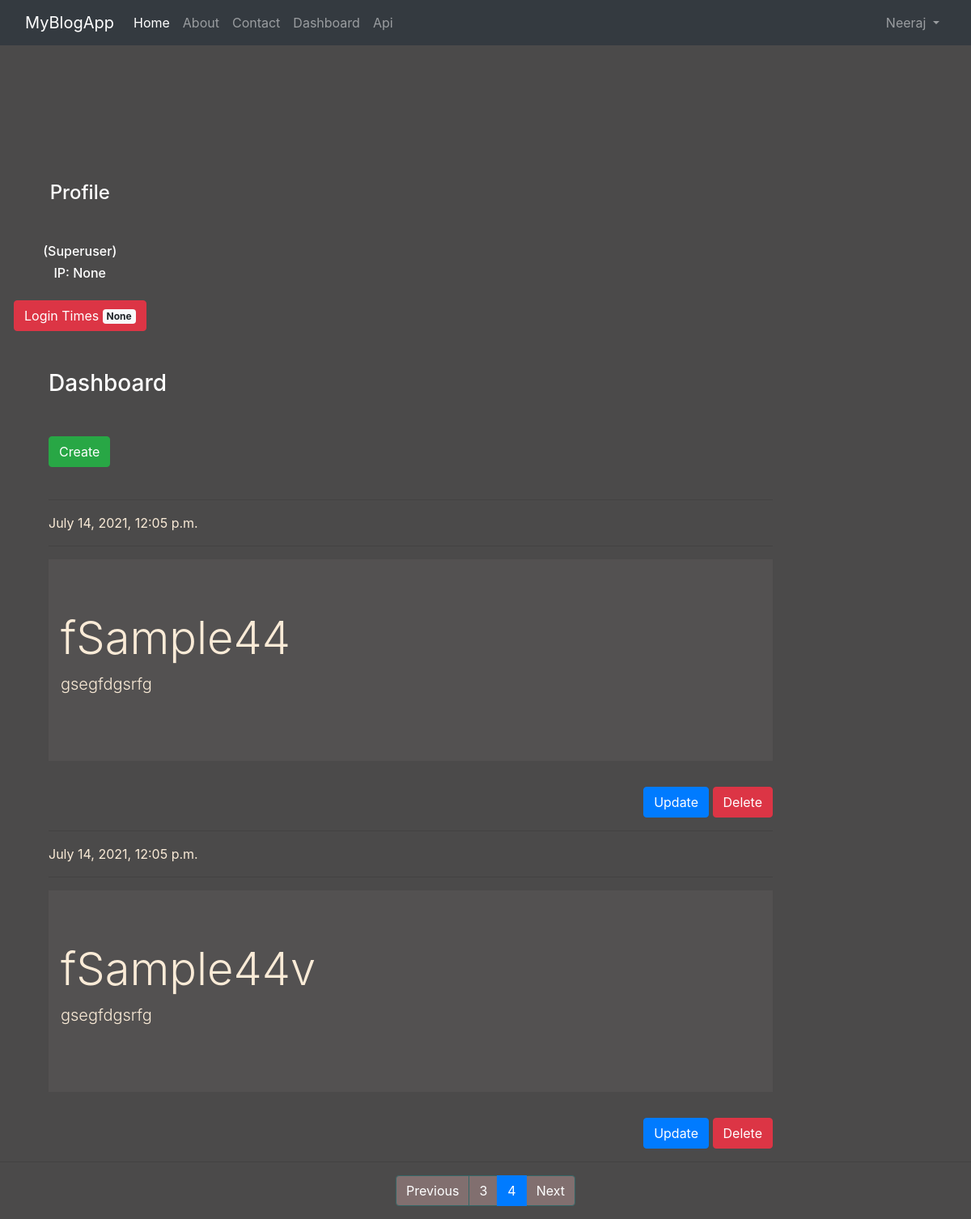
Page /dashboard/?page=4 (signed in) on the committed database.
### app/models.py (models this page shows, shortened)
class Blog(models.Model):
    title = models.CharField(max_length=50)
    slug = models.SlugField(max_length=50, null=None, unique=True)
    desc = models.TextField()
    date = models.DateTimeField(default=datetime.today)
    creator = models.CharField(max_length=50)

### app/views.py (the view)
# urls.py: path('dashboard/',views.dashboard, name='dashboard'),
@login_required
def dashboard(request):
    if request.user.is_staff:
            blog = Blog.objects.all().order_by('id')
            paginator = Paginator(blog, 2)
            page_num = request.GET.get('page')
            page_obj = paginator.get_page(page_num)
    else:
        blog = Blog.objects.filter(creator=request.user).all().order_by('id')
        paginator = Paginator(blog, 2)
        page_num = request.GET.get('page')
        page_obj = paginator.get_page(page_num)
    user = request.user
    group = request.user.groups.all()
    ip = request.session.get('ip',0)
    full_name = user.get_full_name()
    login_count = cache.get('count', version=user.pk)
    return render(request, 'app/dashboard.html', {'blogs':page_obj, 'groups':group, 'ip':ip, 'fullname':full_name, 'ct':login_count})

### app/templates/app/dashboard.html (shortened to what this page needs)
{% extends "app/base.html" %}
{% block side %}
    <div class="clo-sm-2 text-white mx-3 text-center"><br><br><br><br><br>
        <h4 class='my-5'>Profile</h4>
        {% if request.user.is_superuser %}
            <h6>(Superuser)</h6>
        {% elif request.user.is_staff %}
            <h6>(Staff)</h6>
        {% else %}
            {% for group in groups %}
            <h6>({{group.name}})</h6>
            {% endfor %}
        {% endif %}
        <h6>IP: {{ip}}</h6>
        <button type='button' class='btn btn-danger mt-3'>Login Times <span class='badge badge-light'>{{ct}}</span></button>
    </div>
{% endblock side %}
{% block content %}
    <div class="col-sm-10">
        <h3 class="text-white my-5">Dashboard</h3>
        <a href="{% url 'createblog' %}" class="btn btn-success">Create</a>
        <br><br>
        {% for blog in blogs %}
        <hr>
        <div>
            {{blog.date}}
        </div>
        <hr>
        <div class="jumbotron jumbotron-fluid jumbo-color">
            <div class="container">
                <h1 class="display-4">{{blog.title}}</h1>
                <p class="lead">{{blog.desc}}</p>
            </div>
        </div>
        <div class="text-right">
            <a href="{% url 'editblog' blog.id blog.slug %}" class="btn btn-primary">Update</a>
            <a href="{% url 'deleteblog' blog.id blog.slug%}" class="btn btn-danger">Delete</a> <br>
         </div>
        {% endfor %}
    </div>
{% endblock content %}
{% block page %}
<hr>
{% include 'app/pagination.html' %}
{% endblock page %}

### app/templates/app/navbar.html (shortened to what this page needs)
<nav class="navbar navbar-expand-lg navbar-dark bg-dark">
  <a class="navbar-brand" href="{% url 'home' %}">MyBlogApp</a>
  <div class="collapse navbar-collapse" id="navbarNavAltMarkup">
    <div class="collapse navbar-collapse" id="navbarNavAltMarkup">
      <div class="navbar-nav">
        <a class="nav-link active" aria-current="page" href="{% url 'home' %}">Home</a>
        <a class="nav-link " href="{% url 'about' %}">About</a>
        <a class="nav-link" href="{% url 'contact' %}">Contact</a>
        <a class="nav-link" href="{% url 'dashboard' %}">Dashboard</a>
        {% if request.user.is_staff %}
        <a class="nav-link" href="http://127.0.0.1:8000/api/">Api</a>
        {% endif %}
      </div>
    </div>
    <div class="navbar-nav">
      <div class="nav-item dropdown">
        {% if request.user.is_authenticated %}
          {% if user is request.user %}
          <a class="nav-link dropdown-toggle" href="{% url 'home' %}" id="navbarDropdown" role="button" data-toggle="dropdown" aria-haspopup="true" aria-expanded="false">
            {{user|capfirst}}
          </a>
          {% endif %}
        {% else %}
          <a class="nav-link active" href="{% url 'userlogin' %}">Login/Signup</a>
        {% endif %}
      </div>
    </div>
  </div>
</nav>

### app/static/app/css/style.css (style rules this page uses)
body { background-color: rgb(75, 74, 74); color: antiquewhite; }
.jumbo-color { background-color: rgb(83, 81, 81); }

### rows in the picture
Blog: date "July 14, 2021, 12:05 p.m.", title "fSample44", desc "gsegfdgsrfg"
Blog: date "July 14, 2021, 12:05 p.m.", title "fSample44v", desc "gsegfdgsrfg"

### other values in the picture
{{ user|capfirst }} "Neeraj"
{{ ip }} "None"
{{ ct }} "None"
{{ blogs.previous_page_number }} "3"
{{ blogs.number }} "4"
